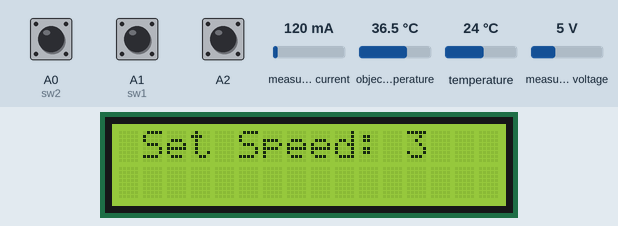
Simulated run of this sketch. Board: Arduino Uno, built with avr-gcc and run on an emulated ATmega328P. Parts: 16×2 character LCD. The test bench sets the inputs (shaded band); at power-on: A0 (sw2) HIGH, A1 (sw1) HIGH, A2 HIGH, measured current 120 mA, object temperature 36.5 °C, temperature 24 °C, measured voltage 5 V. The local clock reads 2024-03-15 10:24:30 at power-on unless the sketch sets it; what the sketch prints to the serial monitor is not drawn.

Above: at 1.2 s.
1.3 s: A0 (sw2) pulled LOW for 0.15 s
At 2.4 s:
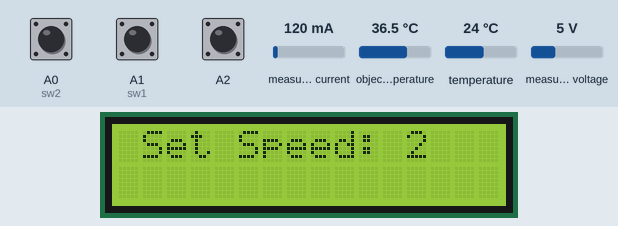
2.9 s: A0 (sw2) pulled LOW for 1 s
At 3.6 s:
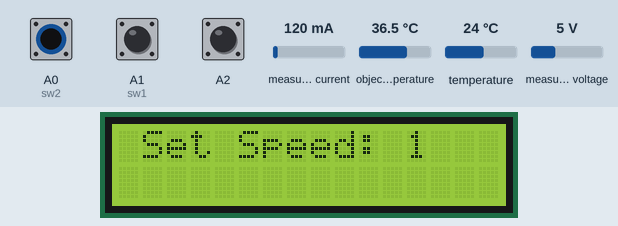
Timing chart, 0 to 5.9 s (numbered marks = the images above; inputs shaded):
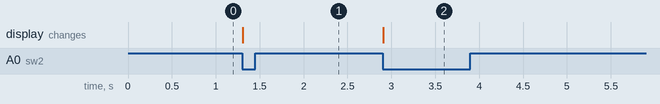

The sketch:

FAN.ino
```cpp
#include <Wire.h>
#include <RTC.h>
#include <LiquidCrystal_I2C.h>
static DS3231 RTC;
#include <PZEM004Tv30.h>

#include <Adafruit_MLX90614.h>
Adafruit_MLX90614 mlx = Adafruit_MLX90614();

LiquidCrystal_I2C lcd(0x27,16,2);
PZEM004Tv30 pzem(9, 8);

int rpm=0, count=0, r1=1;

int fon=0, fcnt=0;
int t1=1, t2=1, tt=1, f1=0;
int sw2=A0, sw1=A1;

int fspd=3;
int pfspd = fspd;

int ontime=0, csc=0, psc=0;
int onmn=0, onhr=0;
//int pday;

void setup()
{

  Serial.begin(9600);
  mlx.begin();
  lcd.init();
  lcd.clear();
  lcd.backlight();


  lcd.setCursor(1,0);
  lcd.print("Set Speed: ");
  lcd.setCursor(12,0);
  lcd.print("    ");
  lcd.setCursor(12,0);
  lcd.print(fspd);


  pinMode(A0, INPUT_PULLUP);
  pinMode(A1, INPUT_PULLUP);

  RTC.begin();
  //pday=RTC.getDay();

  //RTC.setHourMode(CLOCK_H24);
  //RTC.setDateTime(__DATE__, __TIME__);
  //RTC.startClock();

}

void loop()
{
  int dt=RTC.getDay();
  int mt=RTC.getMonth();
  int yr=RTC.getYear()-2000;
  int hr=RTC.getHours();
  int mn=RTC.getMinutes();
  int sc=RTC.getSeconds();

    String d,t,contime;
    d=String(dt)+"/"+String(mt)+"/"+String(yr);
    t=String(hr)+":"+String(mn)+":"+String(sc);

    float tmp1=mlx.readAmbientTempC();
    float tmp2=mlx.readObjectTempC();

    float voltage = pzem.voltage();
    float current = pzem.current();
    float power = pzem.power();
    float pf = pzem.pf();
    float frequency = pzem.frequency();


    if(current >= 0.15)
  {
    fon=1;
  }
  else if(current < 0.15)
  {
    fon = 0;
  }
/////////

    if(fon==1 && tt==1)
  {
    tt=0;
    fcnt++;
  }
  if(fon==0)
  {
   tt=1;
   f1=1;
  }
///////////

  if(fon==1)
    {
      if(f1==1)
      {
      f1=0;
      psc=sc;
      }

      csc=sc;

      if(csc < psc)
      {
        ontime += (60+csc)-psc;
      }
      else if(csc >= psc)
      {
        ontime += (csc-psc);
      }

      if(ontime >= 60)
      {
        onmn++;
        ontime=ontime-60;
      }

      if(onmn >= 60)
      {
        onhr++;
        onmn=onmn-60;
      }

      psc=csc;
    }


    if(fspd!=pfspd)
  {
      onhr=0;
      onmn=0;
      ontime=0;

      if(fon==1) fcnt=1;
      else fcnt=1;

      pfspd=fspd;
  }

  contime=String(onhr)+":"+String(onmn)+":"+String(ontime);
////////////


    Serial.print("FAN");
    Serial.print(",");
    Serial.print(d);
    Serial.print(",");
    Serial.print(t);
    Serial.print(",");
    Serial.print(fspd);
    Serial.print(",");
    Serial.print(rpm);
    Serial.print(",");
    Serial.print(tmp1);
    Serial.print(",");
    Serial.print(tmp2);
    Serial.print(",");
    Serial.print(voltage);
    Serial.print(",");
    Serial.print(current);
    Serial.print(",");
    Serial.print(power);
    Serial.print(",");
    Serial.print(pf);
    Serial.print(",");
    Serial.print(frequency,0);
    Serial.print(",");
    Serial.print(fon);
    Serial.print(",");
    Serial.print(fcnt);
    Serial.print(",");
//    Serial.print(onhr);
//    Serial.print(",");
//    Serial.print(onmn);
//    Serial.print(",");
    Serial.println(contime);


///////////
count=0;
  for(int i=0; i<950; i++)
  {
  if((digitalRead(A2)==LOW) && (r1==1))
  {
    r1=0;
    count++;
  }

  if(digitalRead(A2)==1)
  {
   r1=1;
  }

  if((digitalRead(sw1)==0) && (t1==1))
  {
    t1=0;
    fspd++;
    if(fspd >= 5) fspd=5;

    lcd.setCursor(12,0);
    lcd.print("   ");
    lcd.setCursor(12,0);
    lcd.print(fspd);
  }
  if(digitalRead(sw1)==1)
  {
   t1=1;
  }

  if((digitalRead(sw2)==0) && (t2==1))
  {
    t2=0;
    fspd--;
    if(fspd <= 0) fspd=0;

    lcd.setCursor(12,0);
    lcd.print("   ");
    lcd.setCursor(12,0);
    lcd.print(fspd);
  }
  if(digitalRead(sw2)==1)
  {
   t2=1;
  }

  delay(5);
  }
  rpm=count*4;

}
```

Measured:
- after the input at 1.3 s, the display: changes at once (image 1)
- after the input at 2.9 s, the display: changes at once (image 2)
